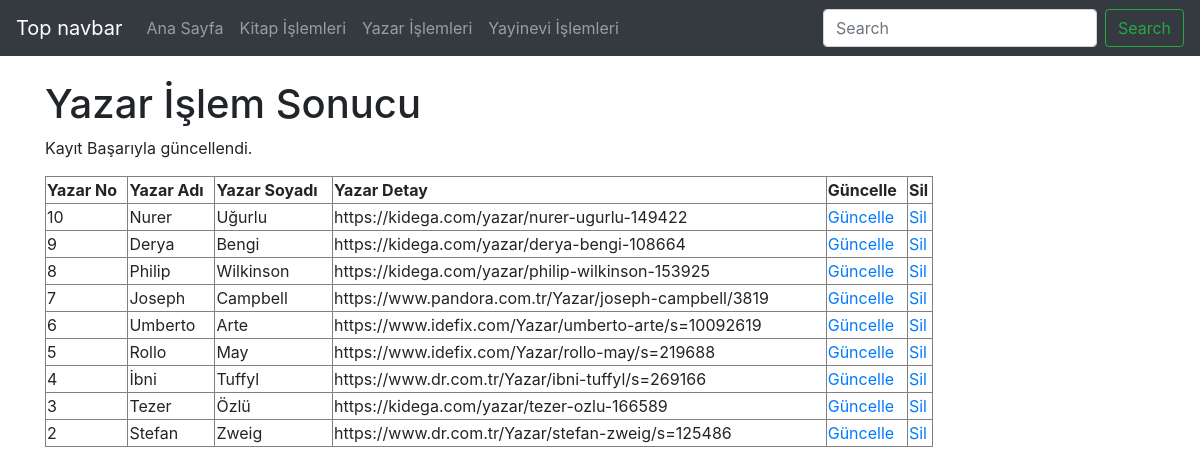
/yazar_guncellendi.php, run on the app's committed database.
### tables this page shows
CREATE TABLE `yazar` (
  `YazarKayitNO` smallint(6) NOT NULL COMMENT 'YAZARIN KAYIT NUMARASI',
  `YazarKayitTARIH` timestamp NOT NULL DEFAULT current_timestamp() COMMENT 'YAZARIN KAYIT TARİHİ',
  `YazarAdi` varchar(100) NOT NULL COMMENT 'YAZARIN ADI',
  `YazarSoyadi` varchar(100) NOT NULL COMMENT 'YAZARIN SOYADI',
  `YazarURL` varchar(100) DEFAULT NULL COMMENT 'YAZARIN İNTERNET SİTESİ'
);

### yazar_guncellendi.php (the view, shortened to what this page needs)
<?php
    require_once("baglanti.php");
    $YazarKayitNO = mysqli_real_escape_string($baglanti, $_POST['YazarKayitNO']);
    $YazarAdi = mysqli_real_escape_string($baglanti, $_POST['YazarAdi']);
    $YazarSoyadi = mysqli_real_escape_string($baglanti, $_POST['YazarSoyadi']);
    $YazarURL = mysqli_real_escape_string($baglanti, $_POST['YazarURL']);
    $sorgu = "UPDATE yazar SET YazarAdi = '$YazarAdi', YazarSoyadi = '$YazarSoyadi', YazarURL = '$YazarURL' WHERE YazarKayitNO = $YazarKayitNO";
    if (mysqli_query($baglanti, $sorgu)) {
        $islemSonuc = "Kayıt Başarıyla güncellendi.";
    } else {
        $islemSonuc = "Hata: " . $sorgu . "<br>" . mysqli_error($baglanti);
    }
    $sorgu2 = mysqli_query($baglanti, "SELECT * FROM yazar ORDER BY YazarKayitNO DESC");
?>
<!DOCTYPE html>
<html lang="tr"><head><meta http-equiv="Content-Type" content="text/html; charset=UTF-8">
<link href="bootstrap.min.css" rel="stylesheet">
    <link href="./katalog_files/navbar-top.css" rel="stylesheet">
  </head>
  <body>
    <nav class="navbar navbar-expand-md navbar-dark bg-dark mb-4">
  <a class="navbar-brand" href="https://getbootstrap.com/docs/4.4/examples/navbar-static/#">Top navbar</a>
  <div class="collapse navbar-collapse" id="navbarCollapse">
    <ul class="navbar-nav mr-auto">
      <li class="nav-item">
        <a class="nav-link" href="index.php">Ana Sayfa </a>
      </li>
      <li class="nav-item">
        <a class="nav-link" href="eser.php">Kitap İşlemleri</a>
      </li>
      <li class="nav-item">
        <a class="nav-link" href="yazar.php">Yazar İşlemleri</a>
      </li>
      <li class="nav-item">
        <a class="nav-link" href="yayinevi.php">Yayinevi İşlemleri</a>
      </li>
    </ul>
    <form class="form-inline mt-2 mt-md-0">
      <input class="form-control mr-sm-2" type="text" placeholder="Search" aria-label="Search">
      <button class="btn btn-outline-success my-2 my-sm-0" type="submit">Search</button>
    </form>
  </div>
</nav>
<main role="main" class="container">
<h1>Yazar İşlem Sonucu</h1>
<p><?php echo $islemSonuc; ?></p>
<?php
echo("<table border=1 width=80%>");
    echo("<tr>");
    echo("<td><b>Yazar No</b></td>");
    echo("<td><b>Yazar Adı</b></td>");
    echo("<td><b>Yazar Soyadı</b></td>");
    echo("<td><b>Yazar Detay</b></td>");
    echo("<td><b>Güncelle</b></td>");
    echo("<td><b>Sil</b></td>");
    echo("</tr>");
while($satir = mysqli_fetch_assoc($sorgu2)){
    echo("<tr>");
    echo("<td>".$satir["YazarKayitNO"]."</td>");
    echo("<td>".$satir["YazarAdi"]."</td>");
    echo("<td>".$satir["YazarSoyadi"]."</td>");
    echo("<td>".$satir["YazarURL"]."</td>");
    echo("<td><a href='guncellenecek.php?YazarKayitNO=".$satir["YazarKayitNO"]."'>Güncelle</a></td>");
    echo("<td><a href='sil.php?YazarKayitNO=".$satir["YazarKayitNO"]."'>Sil</a></td>");
    echo("</tr>");
            }
echo("</table>");
?>
</main>
</body></html>

### navbar-top.css (style rules this page uses)
body { min-height: 75rem; }

### data on the page
yazar: YazarKayitNO "10", YazarAdi "Nurer", YazarSoyadi "Uğurlu", YazarURL "https://kidega.com/yazar/nurer-ugurlu-149422"
yazar: YazarKayitNO "9", YazarAdi "Derya", YazarSoyadi "Bengi", YazarURL "https://kidega.com/yazar/derya-bengi-108664"
yazar: YazarKayitNO "8", YazarAdi "Philip", YazarSoyadi "Wilkinson", YazarURL "https://kidega.com/yazar/philip-wilkinson-153925"
yazar: YazarKayitNO "7", YazarAdi "Joseph", YazarSoyadi "Campbell", YazarURL "https://www.pandora.com.tr/Yazar/joseph-campbell/3819"
yazar: YazarKayitNO "6", YazarAdi "Umberto", YazarSoyadi "Arte", YazarURL "https://www.idefix.com/Yazar/umberto-arte/s=10092619"
yazar: YazarKayitNO "5", YazarAdi "Rollo", YazarSoyadi "May", YazarURL "https://www.idefix.com/Yazar/rollo-may/s=219688"
yazar: YazarKayitNO "4", YazarAdi "İbni", YazarSoyadi "Tuffyl", YazarURL "https://www.dr.com.tr/Yazar/ibni-tuffyl/s=269166"
yazar: YazarKayitNO "3", YazarAdi "Tezer", YazarSoyadi "Özlü", YazarURL "https://kidega.com/yazar/tezer-ozlu-166589"
yazar: YazarKayitNO "2", YazarAdi "Stefan", YazarSoyadi "Zweig", YazarURL "https://www.dr.com.tr/Yazar/stefan-zweig/s=125486"

### other printed values
$islemSonuc "Kayıt Başarıyla güncellendi."
